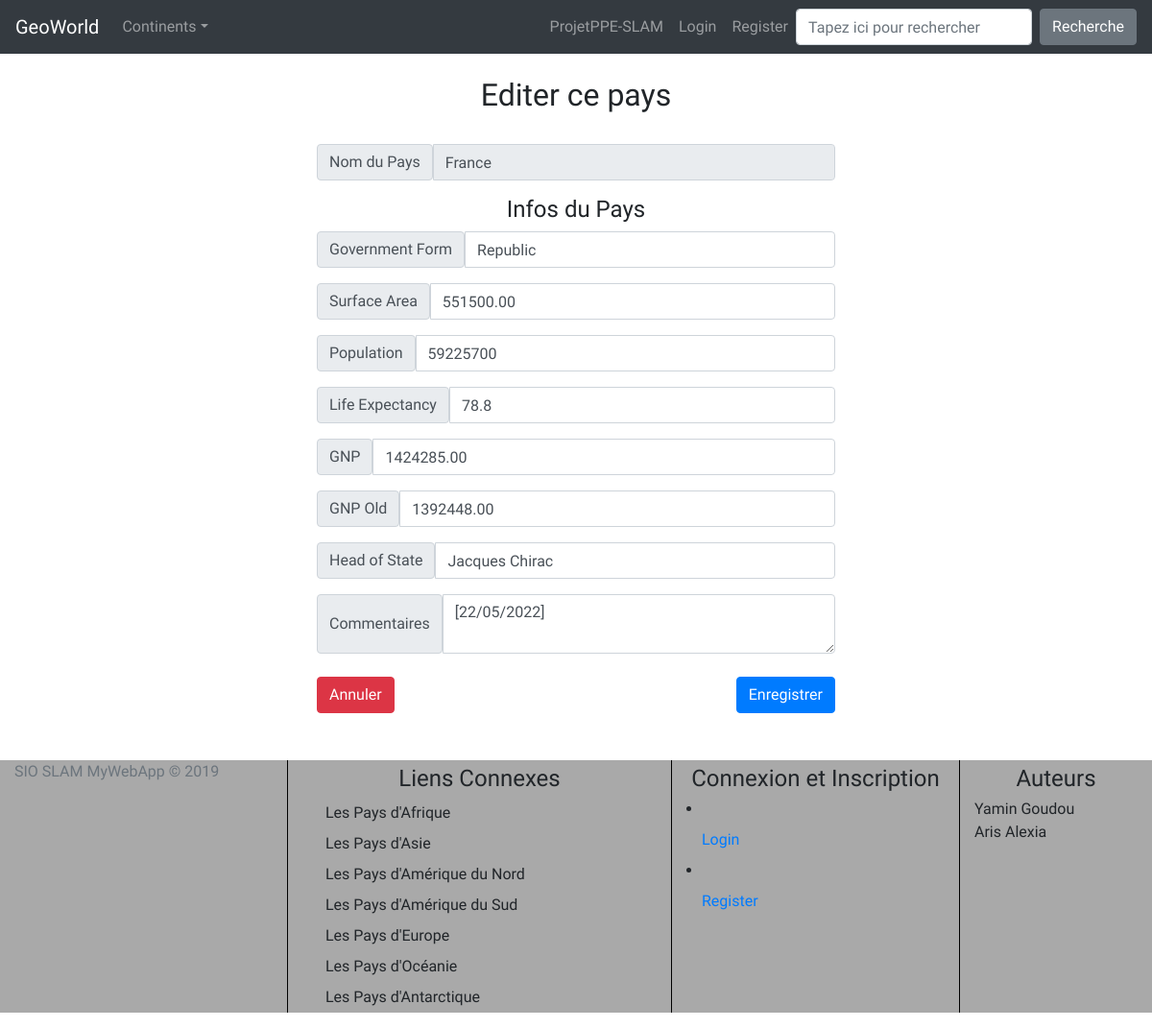
/edit.php?name=France, run on an earlier commit of the app's database.
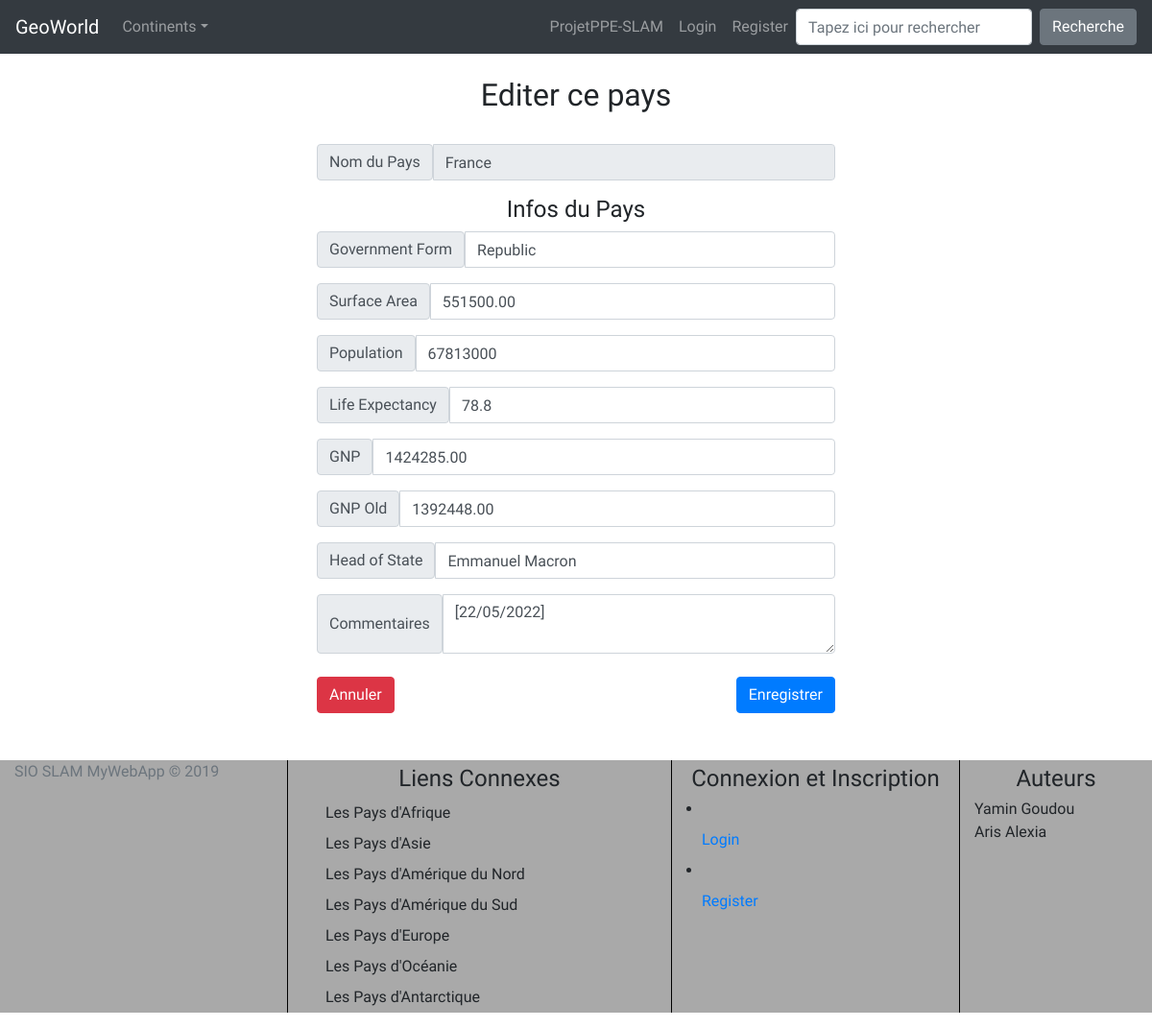
And on a later commit of the database.
### tables this page shows
CREATE TABLE `Country` (
  `id` int(11) NOT NULL,
  `Code` char(3) DEFAULT NULL,
  `Name` char(52) NOT NULL DEFAULT '',
  `Continent` enum('Asia','Europe','North America','Africa','Oceania','Antarctica','South America') NOT NULL DEFAULT 'Asia',
  `Region` char(26) NOT NULL DEFAULT '',
  `SurfaceArea` float(10,2) NOT NULL DEFAULT '0.00',
  `IndepYear` smallint(6) DEFAULT NULL,
  `Population` int(11) NOT NULL DEFAULT '0',
  `LifeExpectancy` float(3,1) DEFAULT NULL,
  `GNP` float(10,2) DEFAULT NULL,
  `GNPOld` float(10,2) DEFAULT NULL,
  `LocalName` char(45) NOT NULL DEFAULT '',
  `GovernmentForm` char(45) NOT NULL DEFAULT '',
  `HeadOfState` char(60) DEFAULT NULL,
  `Capital` int(11) DEFAULT NULL,
  `Code2` char(2) NOT NULL DEFAULT '',
  `Commentary` varchar(500) DEFAULT NULL
);

### edit.php (the view, shortened to what this page needs)
<?php
    include ('header.php');
    include ('inc/connect_db.php');
    extract($_GET);
    $id = $_GET['name'];
    $stmt = $pdo->prepare("SELECT * FROM `Country` WHERE `Name` =:pays");
    $stmt->bindValue(":pays", $id, PDO::PARAM_STR);
    $stmt->execute();
    while($row = $stmt->fetch(PDO::FETCH_ASSOC)) :
?>
<div class="container">
    <div class="row">
        <div class="col-md-3"></div>
        <div class="col-md-6">
            <h2 style="text-align: center;">Editer ce pays</h2>
            <br>
            <form action="maj_pays.php" method="post">
                <div class="input-group mb-3">
                    <span class="input-group-text" id="basic-addon1">Nom du Pays</span>
                    <input type="text" class="form-control" placeholder="Pays" value="<?php echo $row['Name']; ?>" name="nom" disabled>
                </div>
                <h4 for="basic-url" class="form-label" style="text-align: center;">Infos du Pays</h4>
                <div class="input-group mb-3">
                    <span class="input-group-text" id="basic-addon3">Government Form</span>
                    <input type="text" class="form-control" placeholder="Government Form" value="<?php echo $row['GovernmentForm']; ?>" name="govForm">
                </div>
                <div class="input-group mb-3">
                    <span class="input-group-text" id="basic-addon3">Surface Area</span>
                    <input type="text" class="form-control" placeholder="Surface Area" value="<?php echo $row['SurfaceArea']; ?>" name="surface">
                </div>
                <div class="input-group mb-3">
                    <span class="input-group-text" id="basic-addon3">Population</span>
                    <input type="text" class="form-control" placeholder="Population" value="<?php echo $row['Population']; ?>" name="pop">
                </div>
                <div class="input-group mb-3">
                    <span class="input-group-text" id="basic-addon3">Life Expectancy</span>
                    <input type="text" class="form-control" placeholder="Life Expectancy" value="<?php echo $row['LifeExpectancy']; ?>" name="lifeEx">
                </div>
                <div class="input-group mb-3">
                    <span class="input-group-text" id="basic-addon3">GNP</span>
                    <input type="text" class="form-control" placeholder="GNP" value="<?php echo $row['GNP']; ?>" name="gnp">
                </div>
                <div class="input-group mb-3">
                    <span class="input-group-text" id="basic-addon3">GNP Old</span>
                    <input type="text" class="form-control" placeholder="GNP Old" value="<?php echo $row['GNPOld']; ?>" name="gnpOld">
                </div>
                <div class="input-group mb-3">
                    <span class="input-group-text" id="basic-addon3">Head of State</span>
                    <input type="text" class="form-control" placeholder="head of state" value="<?php echo $row['HeadOfState']; ?>" name="headOfState">
                </div>
                <div class="input-group">
                    <span class="input-group-text">Commentaires</span>
                    <textarea class="form-control" value="<?php echo $row['Commentary']; ?>" name="commentaire" id="com"><?php echo $row['Commentary']; ?></textarea>
                </div>
                <br>
                <a href="pays.php?name=<?php echo $row['Name'] ?>" class="btn btn-danger">Annuler</a>
                <button type="submit" class="btn btn-primary" style="float:right;" name="nom" value="<?php echo $row['Name'] ?>">Enregistrer</button>
            </form>
        </div>
        <div class="col-md-3"></div>
    </div>
</div>
<?php
endwhile;
include ('footer.php');
?>

What changed in the data, as far as the page shows it:
changed country "France": pop "59225700" → "67813000"; headOfState "Jacques Chirac" → "Emmanuel Macron"
